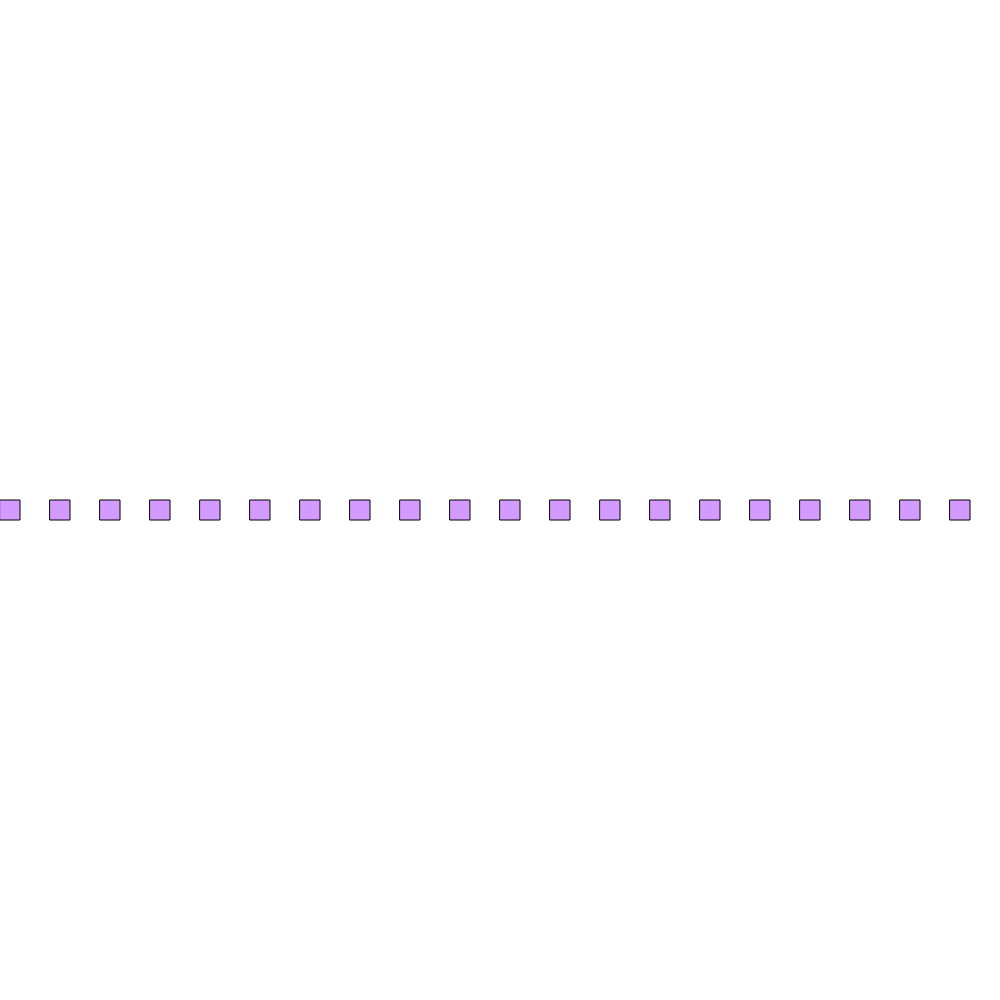
Frame 1 (no input)
Frame 60 (no input): identical to frame 1, image omitted
Frame 120 (the mouse pressed at the canvas centre since frame 60): identical to frame 1, image omitted

The p5.js sketch that drew this single still picture (run headless with seeded random() and noise() and a simulated clock; from frame 60 on, the mouse is pressed at the canvas centre):

// p5.js sketch
// ── sketch.js
function setup() {
  createCanvas(1000, 1000);//canvas size
  for(var i = 0; i < 20; i++) {
  	fill(211, 155, 255)//color
  	rect(i * 50, 500, 20, 20);
}
}

function draw() {
  // put drawing code here
}
